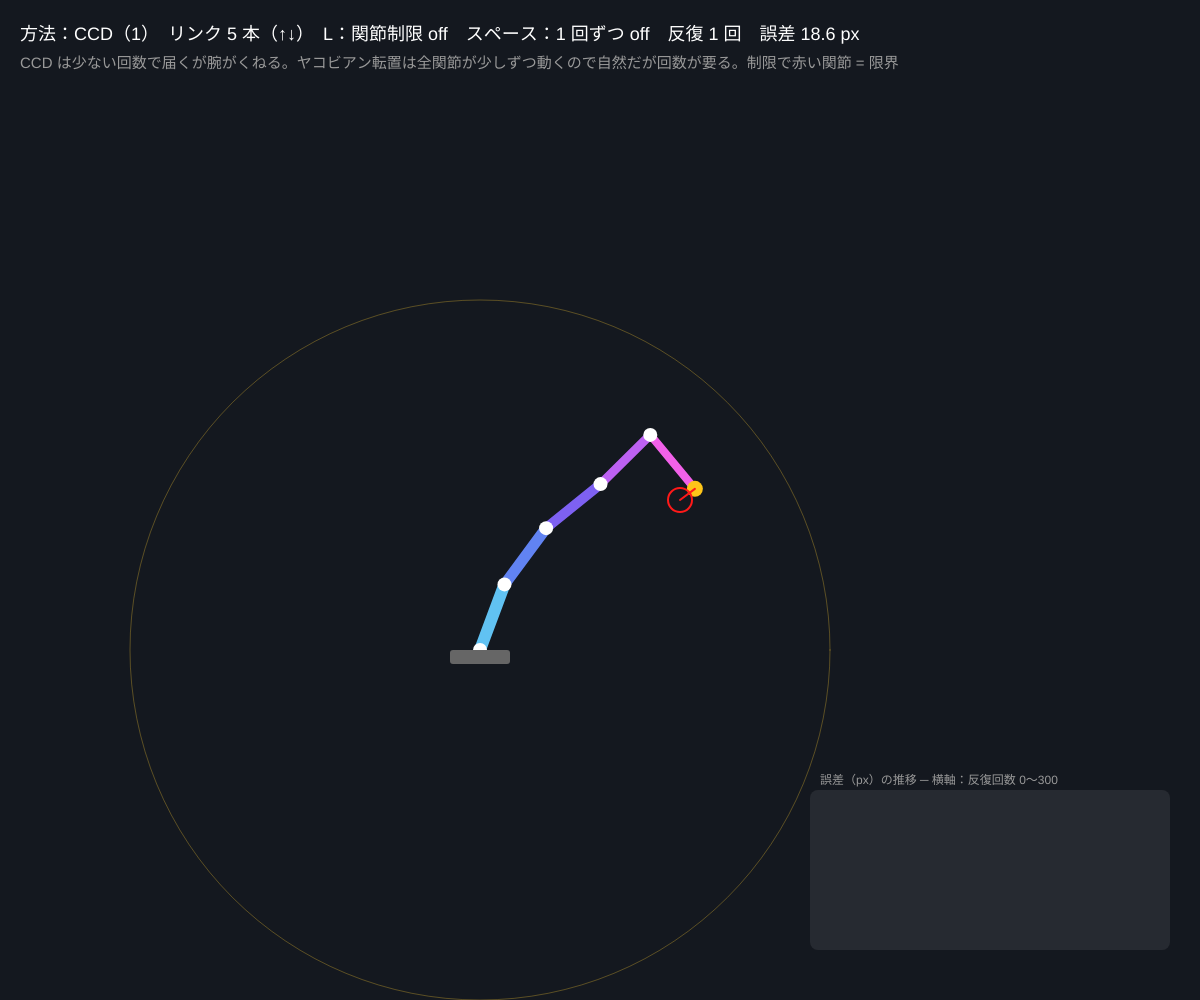
Frame 1 (no input)
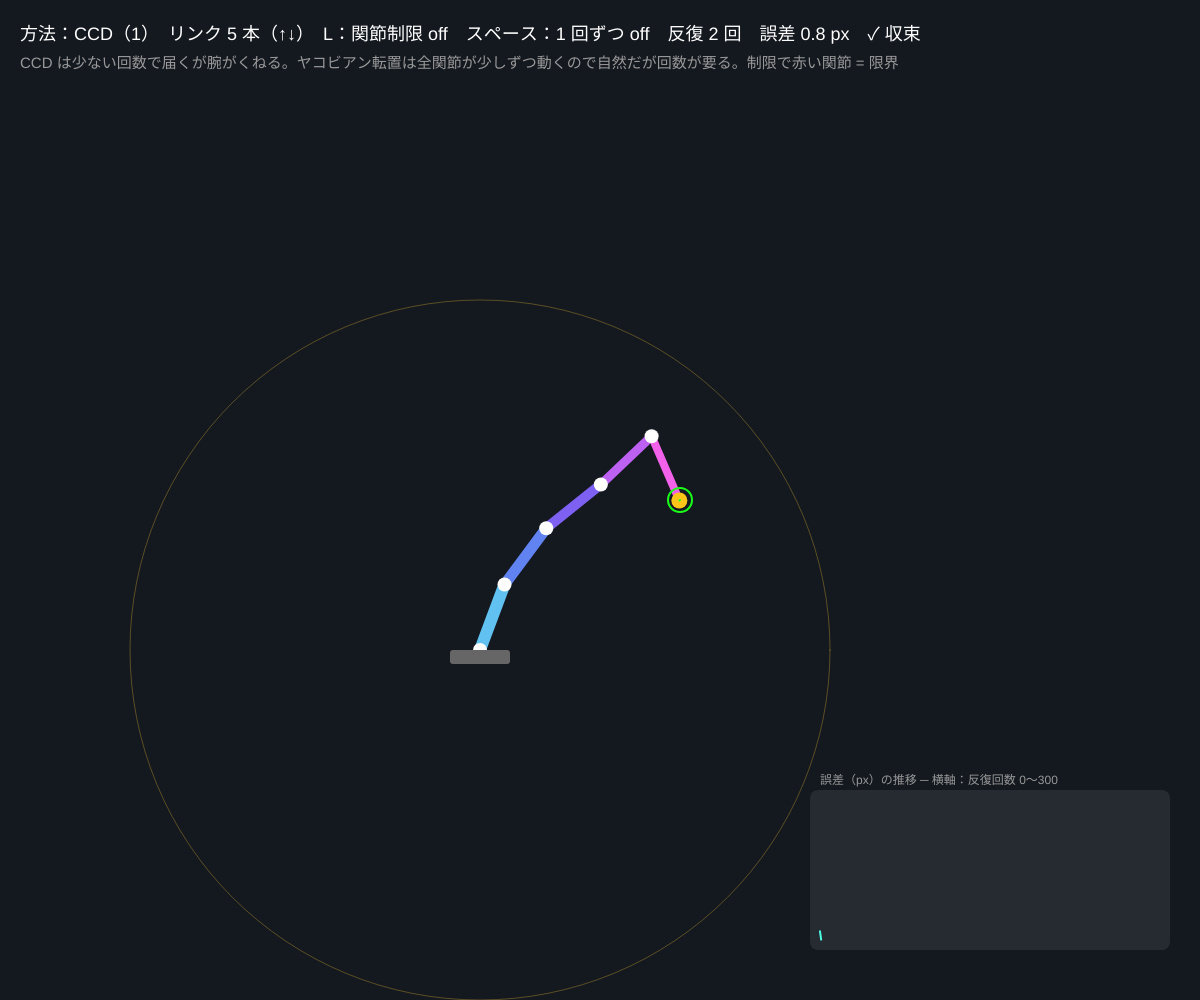
Frame 60 (no input)
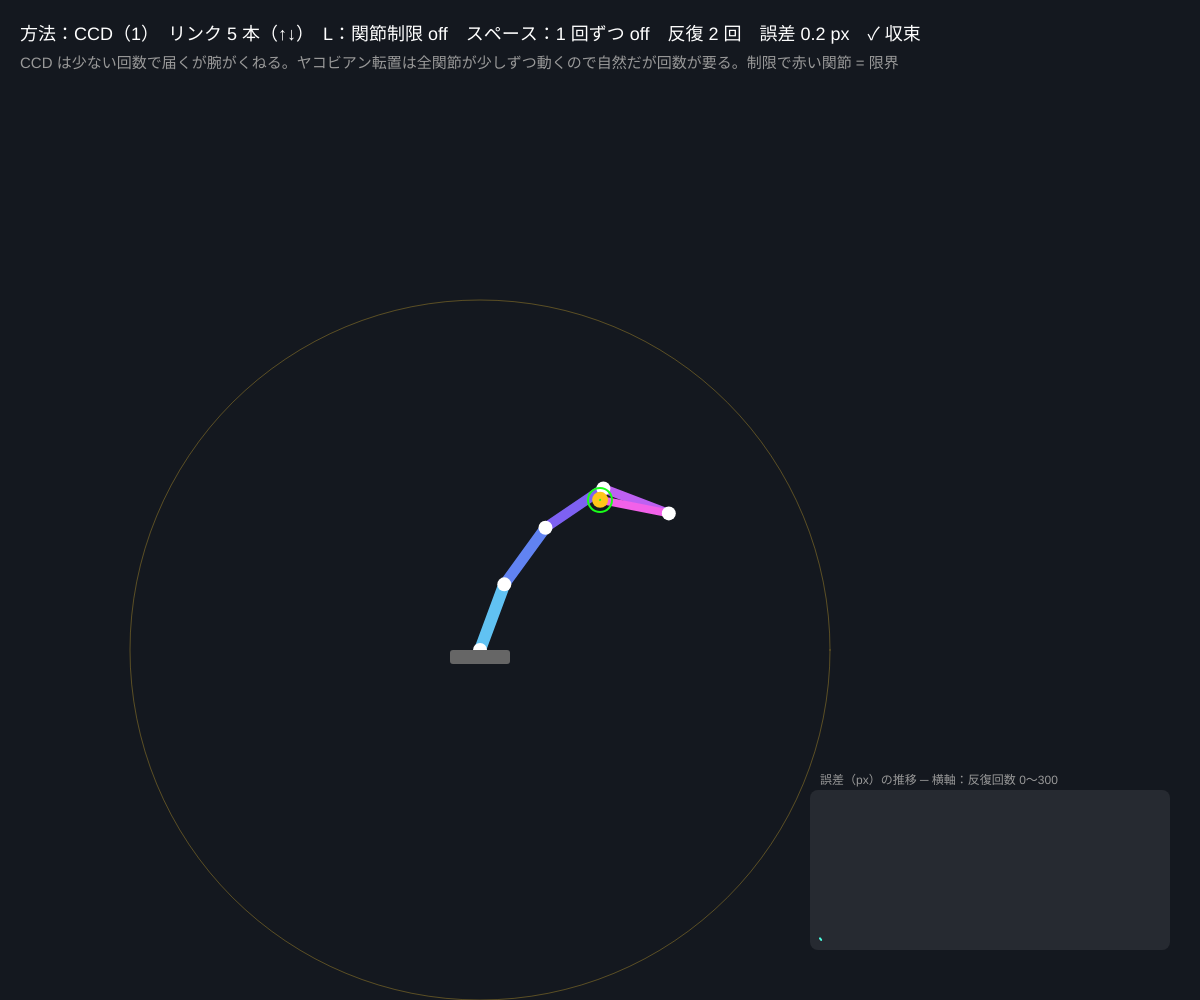
Frame 120 (the mouse pressed at the canvas centre since frame 60)

The p5.js sketch that drew these frames (run headless with seeded random() and noise() and a simulated clock; from frame 60 on, the mouse is pressed at the canvas centre):

// p5.js sketch
// ── sketch.js
// ============================================
// 02 多リンクの逆運動学 ─ CCD とヤコビアン転置
// リンクが多いと式では解けない。だから「少しずつ近づける」反復法を使う
//   CCD：先端の関節から順に、手先が目標を向くように 1 関節ずつ回す
//   ヤコビアン転置：各関節を少し回したら手先がどう動くか（J）から、目標方向へ全関節を同時に回す
// マウス = 目標 / 1 = CCD / 2 = ヤコビアン転置 / L = 関節の角度制限 / ↑↓ = リンク数 / スペース = 1 回ずつ進める
// ============================================

let n = 5;                  // ★ リンク数（3〜8）
let len = 70;               // ★ 1 本の長さ
let q = [];                 // 各関節の角度（1 つ前のリンクからの相対角）
let method = 1;             // 1 = CCD, 2 = ヤコビアン転置
let limitOn = false;        // 関節制限 ±100°
let maxAngle = Math.PI * 100 / 180;   // 関節制限（ラジアン）
let gain = 0.5;             // ★ ヤコビアン転置のステップ幅（Σ|∂手先/∂q_i|² で割るので距離の単位によらない）
let itersPerFrame = 1;      // ★ 1 フレームに何回反復するか
let stepMode = false;       // スペースで手動
let iterCount = 0;          // 目標が動いてからの反復回数
let converged = false;
let errHist = [];
let lastTarget = { x: 0, y: 0 };

function setup() {
  createCanvas(windowWidth, windowHeight);
  colorMode(HSB, 360, 100, 100, 100);
  resetChain();
}

function resetChain() { q = []; for (let i = 0; i < n; i++) q.push(i === 0 ? 1.2 : -0.3); iterCount = 0; errHist = []; }
function basePos() { return { x: width * 0.4, y: height * 0.65 }; }

// 順運動学：各関節の位置（0 = 台座、n = 手先）
function joints() {
  let b = basePos();
  let pts = [{ x: b.x, y: b.y }];
  let a = 0;
  for (let i = 0; i < n; i++) {
    a += q[i];
    let p = pts[pts.length - 1];
    pts.push({ x: p.x + len * cos(a), y: p.y - len * sin(a) });
  }
  return pts;
}

function clampQ() {
  if (!limitOn) return;
  for (let i = 1; i < n; i++) q[i] = constrain(q[i], -maxAngle, maxAngle);
}

// ★ CCD：手先に近い関節から順に、「関節→手先」が「関節→目標」を向くように回す
function ccdStep(tx, ty) {
  for (let i = n - 1; i >= 0; i--) {
    let pts = joints();
    let j = pts[i], h = pts[n];
    let aH = atan2(-(h.y - j.y), h.x - j.x);
    let aT = atan2(-(ty - j.y), tx - j.x);
    let d = aT - aH;
    q[i] += atan2(sin(d), cos(d));
    clampQ();
  }
}

// ★ ヤコビアン転置：Δq = k · Jᵀ · (目標 − 手先) / Σ|∂手先/∂q_i|²
//   関節 i を少し回すと手先は「関節 i から手先へのベクトルを 90° 回したもの」の方向に動く
function jacobianStep(tx, ty) {
  let pts = joints();
  let h = pts[n];
  let ex = tx - h.x, ey = -(ty - h.y);      // 誤差（y 上向き）
  let dq = [], norm = 0;
  for (let i = 0; i < n; i++) {
    let rx = h.x - pts[i].x, ry = -(h.y - pts[i].y);
    let jx = -ry, jy = rx;                  // ∂手先/∂q_i
    dq.push(jx * ex + jy * ey);
    norm += jx * jx + jy * jy;              // px² の大きさ。割らないと 1 歩で何周も回って発散する
  }
  for (let i = 0; i < n; i++) q[i] += gain * dq[i] / (norm || 1);
  clampQ();
}

function doIteration(tx, ty) {
  if (method === 1) ccdStep(tx, ty); else jacobianStep(tx, ty);
  iterCount++;
}

function draw() {
  background(215, 35, 12);
  let b = basePos();
  let tx = mouseX, ty = mouseY;
  if (tx === 0 && ty === 0) { tx = b.x + 200; ty = b.y - 150; }
  // 目標が動いたら数え直す
  if (abs(tx - lastTarget.x) > 2 || abs(ty - lastTarget.y) > 2) { iterCount = 0; errHist = []; lastTarget = { x: tx, y: ty }; converged = false; }

  let pts = joints();
  let err = sqrt(sq(pts[n].x - tx) + sq(pts[n].y - ty));
  converged = err < 2;
  if (!stepMode && !converged) for (let k = 0; k < itersPerFrame; k++) doIteration(tx, ty);
  pts = joints();
  err = sqrt(sq(pts[n].x - tx) + sq(pts[n].y - ty));
  if (errHist.length < 300 && (errHist.length === 0 || !converged)) errHist.push(err);

  // 届く範囲
  noFill();
  stroke(45, 80, 100, 30);
  strokeWeight(1);
  circle(b.x, b.y, n * len * 2);

  // 腕
  for (let i = 0; i < n; i++) {
    stroke(map(i, 0, n, 200, 330), 60, 95);
    strokeWeight(12 - i);
    line(pts[i].x, pts[i].y, pts[i + 1].x, pts[i + 1].y);
  }
  noStroke();
  for (let i = 0; i <= n; i++) {
    fill(i === n ? 45 : 0, i === n ? 90 : 0, 100);
    circle(pts[i].x, pts[i].y, i === n ? 16 : 14);
    if (limitOn && i > 0 && i < n && abs(abs(q[i]) - maxAngle) < 0.01) { fill(0, 90, 100); circle(pts[i].x, pts[i].y, 22); }
  }
  fill(0, 0, 40);
  rect(b.x - 30, b.y, 60, 14, 3);

  // 目標
  noFill();
  stroke(converged ? 120 : 0, 90, 100);
  strokeWeight(2);
  circle(tx, ty, 24);
  line(pts[n].x, pts[n].y, tx, ty);

  // 誤差のグラフ
  let gx = width - 380, gy = height - 60, gw = 340, gh = 140;
  noStroke();
  fill(0, 0, 100, 8);
  rect(gx - 10, gy - gh - 10, gw + 20, gh + 20, 8);
  stroke(170, 70, 100);
  strokeWeight(2);
  noFill();
  beginShape();
  for (let i = 0; i < errHist.length; i++) vertex(gx + (i / 300) * gw, gy - constrain(errHist[i] / 300, 0, 1) * gh);
  endShape();
  noStroke();
  fill(0, 0, 60);
  textSize(12);
  text('誤差（px）の推移 ─ 横軸：反復回数 0〜300', gx, gy - gh - 16);

  fill(0, 0, 100);
  textSize(18);
  text('方法：' + (method === 1 ? 'CCD（1）' : 'ヤコビアン転置（2）') + '　リンク ' + n + ' 本（↑↓）　L：関節制限 ' + (limitOn ? 'ON ±100°' : 'off') + '　スペース：1 回ずつ ' + (stepMode ? 'ON' : 'off') + '　反復 ' + iterCount + ' 回　誤差 ' + nf(err, 1, 1) + ' px' + (converged ? '　✓ 収束' : ''), 20, 40);
  fill(0, 0, 60);
  textSize(15);
  text('CCD は少ない回数で届くが腕がくねる。ヤコビアン転置は全関節が少しずつ動くので自然だが回数が要る。制限で赤い関節 = 限界', 20, 68);
}

function keyPressed() {
  if (key === '1') { method = 1; iterCount = 0; errHist = []; }
  if (key === '2') { method = 2; iterCount = 0; errHist = []; }
  if (key === 'l' || key === 'L') { limitOn = !limitOn; clampQ(); }
  if (key === UP_ARROW) { n = min(8, n + 1); resetChain(); }
  if (key === DOWN_ARROW) { n = max(3, n - 1); resetChain(); }
  if (key === ' ') { stepMode = !stepMode; }
  if (key === RIGHT_ARROW && stepMode) doIteration(mouseX, mouseY);
  if (key === 'r' || key === 'R') resetChain();
}

// ---------- やってみよう ----------
// 1. 同じ目標に対して 1 と 2 で「収束までの回数」と「腕の形」を比べよう（グラフを見る）
// 2. gain を 1.5 にすると速いが、届かない遠くの目標で腕が暴れる。0.1 だと？ 安定と速さのトレードオフ
// 3. L で関節制限をつけると届かない目標が出てくる。どんな場所？
// 4. 腕を 8 本にして、スペース＋→ で 1 回ずつ進め、CCD の「先端から順に」を目で追う
